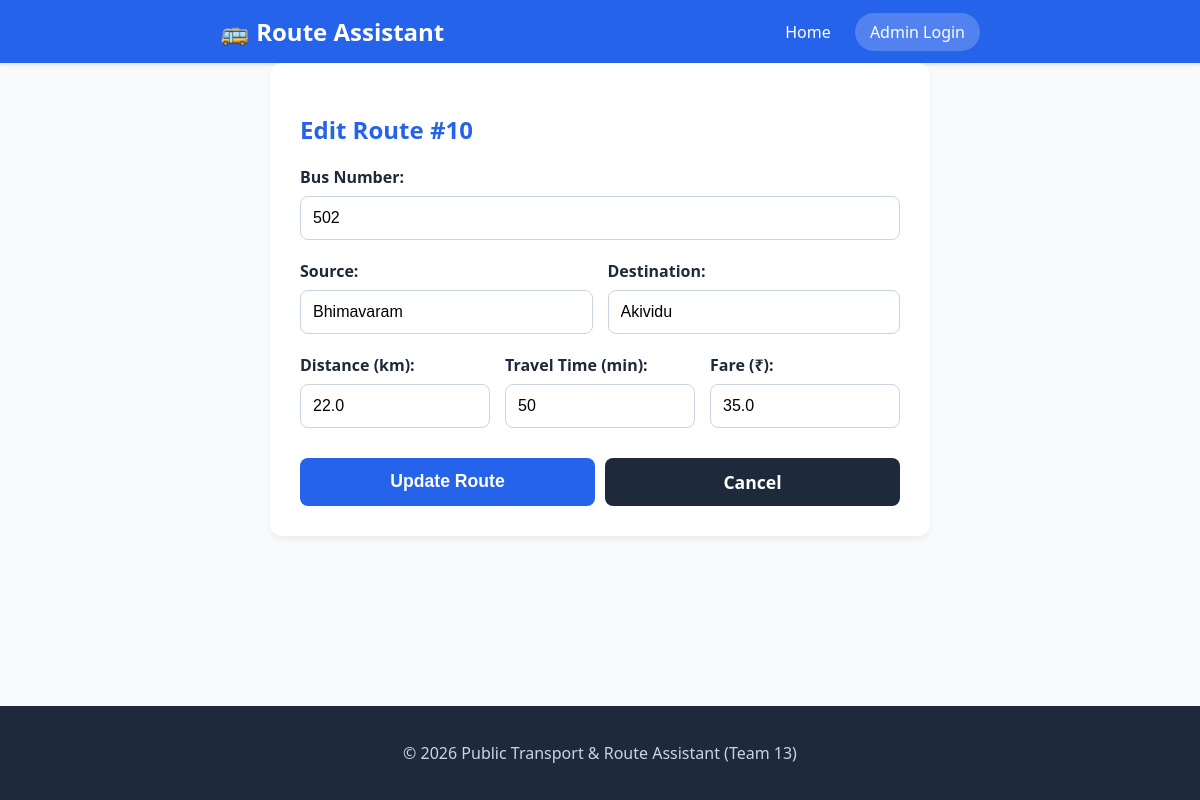
/admin/routes/edit/10 (signed in), run on the app's committed database.
### tables this page shows
CREATE TABLE routes (
        id INTEGER PRIMARY KEY AUTOINCREMENT,
        bus_number TEXT NOT NULL,
        source TEXT NOT NULL,
        destination TEXT NOT NULL,
        distance REAL NOT NULL,
        travel_time INTEGER NOT NULL,
        fare REAL NOT NULL
    );

### app.py (the view, shortened to what this page needs)
@app.route('/admin/routes/edit/<int:route_id>', methods=['GET', 'POST'])
@login_required
def edit_route_view(route_id):
    route = get_route_by_id(route_id)
    if not route:
        return "Route not found", 404
    return render_template('edit_route.html', route=route)

### app.py (called while the page is built)
def login_required(f):
    @wraps(f)
    def decorated_function(*args, **kwargs):
        if 'admin_logged_in' not in session:
            return redirect(url_for('admin_login'))
        return f(*args, **kwargs)
    return decorated_function

### database.py (called while the page is built)
def get_db_connection():
    conn = sqlite3.connect(DB_PATH)
    conn.row_factory = sqlite3.Row
    return conn

def get_route_by_id(route_id):
    conn = get_db_connection()
    cursor = conn.cursor()
    cursor.execute('SELECT * FROM routes WHERE id = ?', (route_id,))
    route = cursor.fetchone()
    conn.close()
    return route

### templates/edit_route.html
{% extends "base.html" %}
{% block content %}
<div class="search-card" style="max-width: 600px; margin: 0 auto;">
    <h2 style="color: var(--primary); margin-bottom: 20px;">Edit Route #{{ route.id }}</h2>
    <form action="/admin/routes/edit/{{ route.id }}" method="POST">
        <div class="form-group">
            <label for="bus_number">Bus Number:</label>
            <input type="text" name="bus_number" id="bus_number" value="{{ route.bus_number }}" required>
        </div>
        <div style="display: grid; grid-template-columns: 1fr 1fr; gap: 15px;">
            <div class="form-group">
                <label for="source">Source:</label>
                <input type="text" name="source" id="source" value="{{ route.source }}" required>
            </div>
            <div class="form-group">
                <label for="destination">Destination:</label>
                <input type="text" name="destination" id="destination" value="{{ route.destination }}" required>
            </div>
        </div>
        <div style="display: grid; grid-template-columns: 1fr 1fr 1fr; gap: 15px;">
            <div class="form-group">
                <label for="distance">Distance (km):</label>
                <input type="number" step="0.1" min="0.1" name="distance" id="distance" value="{{ route.distance }}" required>
            </div>
            <div class="form-group">
                <label for="travel_time">Travel Time (min):</label>
                <input type="number" min="1" name="travel_time" id="travel_time" value="{{ route.travel_time }}" required>
            </div>
            <div class="form-group">
                <label for="fare">Fare (₹):</label>
                <input type="number" step="0.5" min="0" name="fare" id="fare" value="{{ route.fare }}" required>
            </div>
        </div>
        <div style="display: flex; gap: 10px; margin-top: 10px;">
            <button type="submit" class="btn-primary" style="flex: 1;">Update Route</button>
            <a href="/admin/routes" class="btn-primary" style="flex: 1; background-color: var(--dark); text-align: center; text-decoration: none;">Cancel</a>
        </div>
    </form>
</div>
{% endblock %}

### static/css/style.css (style rules this page uses)
:root { --primary: #2563EB; --dark: #1E293B; --background: #F8FAFC; --success: #16A34A; --warning: #F59E0B; --danger: #DC2626; --white: #FFFFFF; --gray-100: #F1F5F9; --gray-300: #CBD5E1; }
body { font-family: 'Segoe UI', Tahoma, Geneva, Verdana, sans-serif; background-color: var(--background); color: var(--dark); margin: 0; padding: 0; display: flex; flex-direction: column; min-height: 100vh; }
.search-card { background: var(--white); padding: 30px; border-radius: 12px; box-shadow: 0 4px 6px rgba(0,0,0,0.05); }
.form-group { margin-bottom: 20px; }
.form-group label { display: block; margin-bottom: 8px; font-weight: 600; }
.form-group select, .form-group input { width: 100%; padding: 12px; border: 1px solid var(--gray-300); border-radius: 8px; font-size: 1rem; box-sizing: border-box; background-color: var(--white); }
.btn-primary { background-color: var(--primary); color: var(--white); border: none; padding: 12px 24px; font-size: 1.1rem; font-weight: bold; border-radius: 8px; cursor: pointer; width: 100%; transition: background-color 0.2s; }

### data on the page
routes: id "10", bus_number "502", source "Bhimavaram", destination "Akividu", distance "22.0", travel_time "50", fare "35.0"
